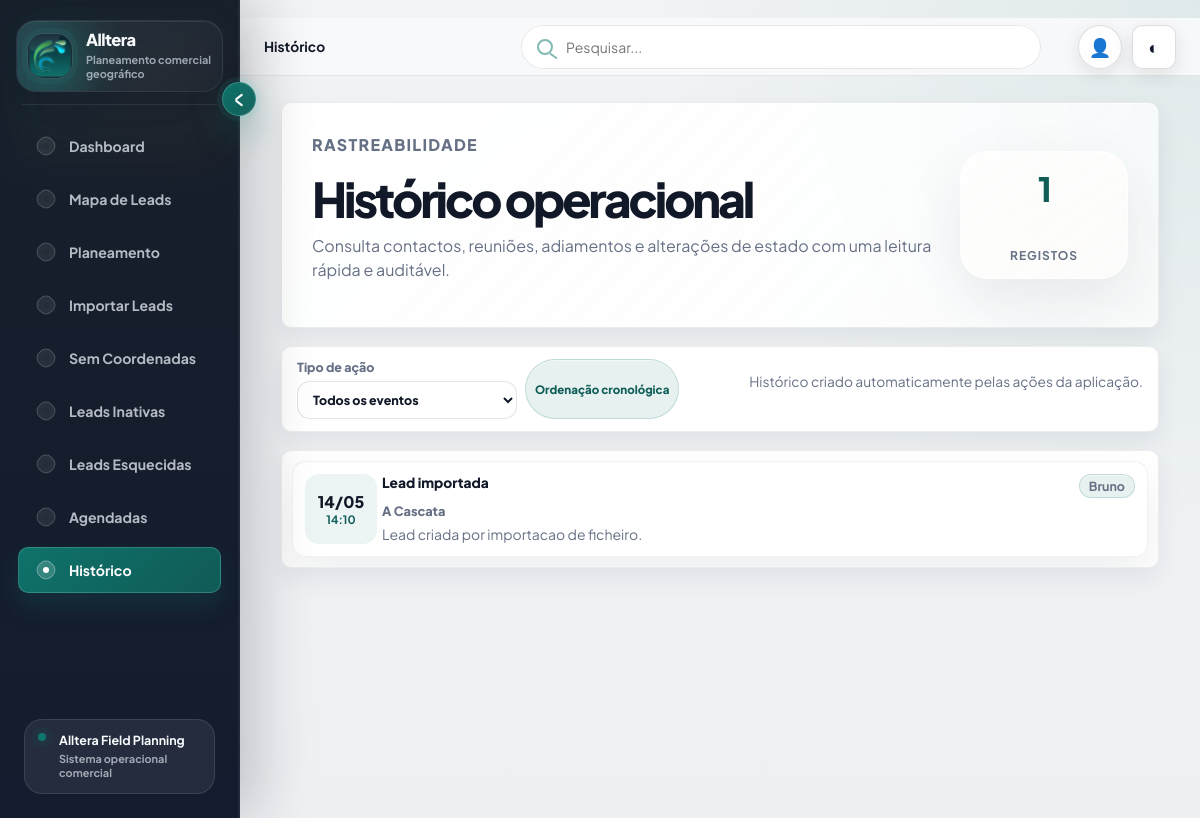
Page /historico?lead_id=66 on the earlier database version.
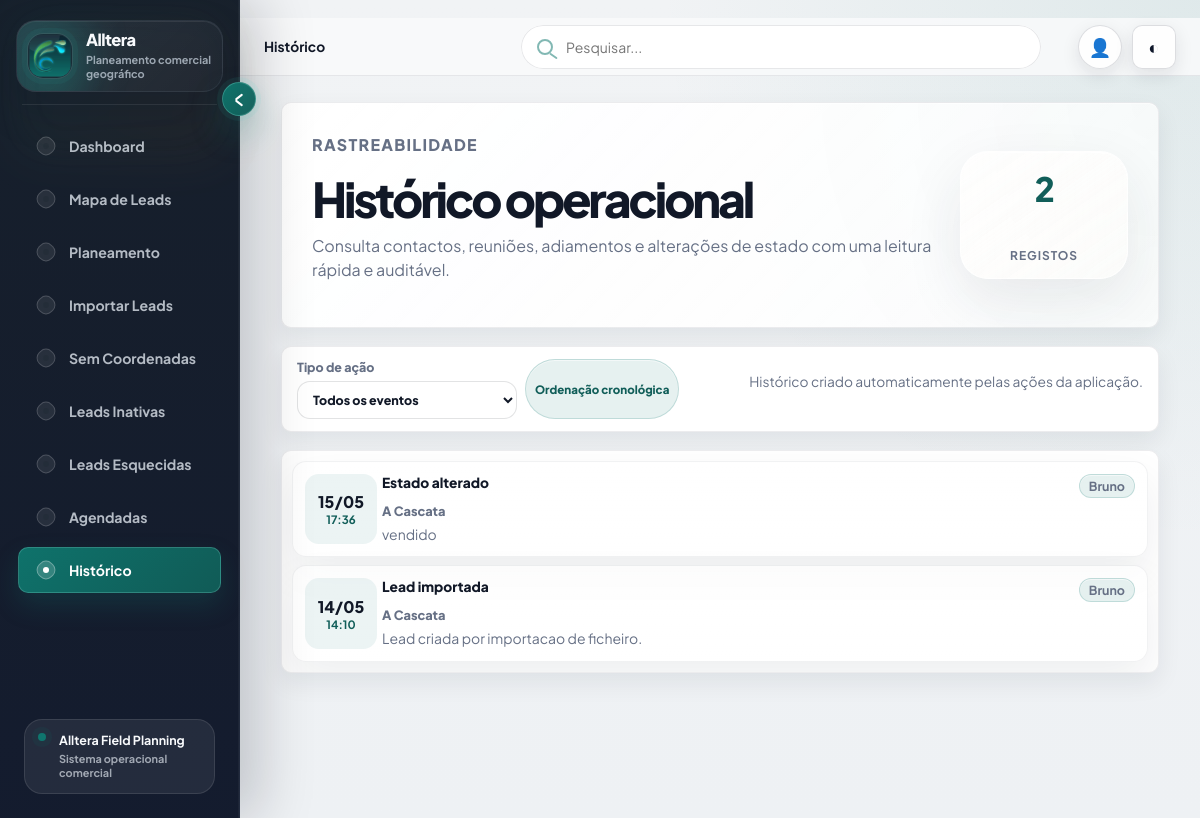
Same page on the later database version.
### PlataformaApoioDecisaoComercial/models.py (models this page shows, shortened)
class HistoricoLead(db.Model):
    id = db.Column(db.Integer, primary_key=True)
    lead_id = db.Column(db.Integer, db.ForeignKey("lead.id"), nullable=False)
    acao = db.Column(db.String(120), nullable=False)
    observacao = db.Column(db.Text, nullable=True)
    comercial_responsavel = db.Column(db.String(80), nullable=True)
    created_at = db.Column(db.DateTime, default=datetime.utcnow)

class Lead(db.Model):
    id = db.Column(db.Integer, primary_key=True)
    nome_cliente = db.Column(db.String(180), nullable=True)
    area_negocio = db.Column(db.String(120), nullable=True)
    cidade = db.Column(db.String(80), nullable=True)
    empresa = db.Column(db.String(180), nullable=True)
    nome_empresa = db.Column(db.String(180), nullable=False)
    tipo_cliente = db.Column(db.String(80), nullable=False)
    morada = db.Column(db.String(220), nullable=True)
    codigo_postal = db.Column(db.String(20), nullable=True)
    localidade = db.Column(db.String(80), nullable=False)
    contacto = db.Column(db.String(120), nullable=True)
    telefone = db.Column(db.String(40), nullable=True)
    email = db.Column(db.String(160), nullable=True)
    categoria = db.Column(db.String(120), nullable=True)
    nif = db.Column(db.String(30), nullable=True)
    observacoes = db.Column(db.Text, nullable=True)
    observacoes_contacto = db.Column(db.Text, nullable=True)
    reuniao_info = db.Column(db.Text, nullable=True)
    classificacao_observacao = db.Column(db.String(80), nullable=True)
    motivo_classificacao = db.Column(db.Text, nullable=True)
    latitude = db.Column(db.Float, nullable=True)
    longitude = db.Column(db.Float, nullable=True)
    estado = db.Column(db.String(40), nullable=False, default="Por contactar")
    estado_lead = db.Column(db.String(40), nullable=True, default="Por contactar")
    prioridade = db.Column(db.String(20), nullable=True, default="Baixa")
    comercial_responsavel = db.Column(db.String(80), nullable=False, default="Flávia")
    data_novo_contacto = db.Column(db.Date, nullable=True)
    data_reuniao = db.Column(db.Date, nullable=True)
    hora_reuniao = db.Column(db.String(10), nullable=True)
    tags = db.Column(db.String(300), nullable=True)
    insight_tags = db.Column(db.String(400), nullable=True)
    insight_note = db.Column(db.Text, nullable=True)
    created_at = db.Column(db.DateTime, default=datetime.utcnow)
    updated_at = db.Column(db.DateTime, default=datetime.utcnow, onupdate=datetime.utcnow)
    historico = db.relationship(
        "HistoricoLead",
        backref="lead",
        cascade="all, delete-orphan",
        order_by="desc(HistoricoLead.created_at)",
    )

### PlataformaApoioDecisaoComercial/app.py (the view)
    @app.route("/historico")
    def historico():
        lead_id = request.args.get("lead_id", type=int)
        query = HistoricoLead.query
        if lead_id:
            query = query.filter_by(lead_id=lead_id)
        entries = query.order_by(HistoricoLead.created_at.desc()).limit(300).all()
        return render_template("historico.html", entries=entries)

### PlataformaApoioDecisaoComercial/app.py (called while the page is built, shortened)
def normalize_lookup(value):
    text = str(value or "").strip().lower()
    text = unicodedata.normalize("NFKD", text)
    return "".join(char for char in text if not unicodedata.combining(char))

def clean_text(value):
    return re.sub(r"\s+", " ", str(value or "").strip())

def is_scheduled_lead(lead):
    if not lead or not lead.data_novo_contacto:
        return False
    state = normalize_legacy_state(lead.estado)
    text = normalize_lookup(" ".join([
        lead.estado or "",
        lead.classificacao_observacao or "",
        lead.observacoes or "",
        lead.observacoes_contacto or "",
        lead.motivo_classificacao or "",
    ]))
    if state in SCHEDULED_STATES:
        return True

def scheduled_bucket(lead, today=None):
    today = today or date.today()
    if not is_scheduled_lead(lead):
        return ""
    if lead.data_novo_contacto < today:
        return "overdue"
    if lead.data_novo_contacto == today:
        return "today"
    if lead.data_novo_contacto <= today + timedelta(days=7):
        return "next7"
    return "future"

def scheduled_leads_context(limit_today=None):
    today = date.today()
    buckets = {"today": [], "overdue": [], "next7": [], "future": []}
    for lead in Lead.query.order_by(Lead.data_novo_contacto.asc(), Lead.nome_empresa.asc()).all():
        bucket = scheduled_bucket(lead, today)
        if bucket:
            buckets[bucket].append(lead)
    today_items = buckets["today"][:limit_today] if limit_today else buckets["today"]
    return {
        "today": today_items,
        "overdue": buckets["overdue"],
        "next7": buckets["next7"],
        "future": buckets["future"],
        "today_count": len(buckets["today"]),
        "overdue_count": len(buckets["overdue"]),
        "badge_count": len(buckets["today"]) + len(buckets["overdue"]),
    }

def normalize_legacy_state(state):
    value = clean_text(state)
    mapping = {
        "Contactado": "Ligar de volta",
        "Reunião marcada": "Já tratado / no CRM",
        "ReuniÃ£o marcada": "Já tratado / no CRM",
        "Cliente existente": "Já tratado / no CRM",
        "Sem interesse definitivo": "Sem interesse",
    }
    return mapping.get(value, value)

### PlataformaApoioDecisaoComercial/templates/historico.html (shortened to what this page needs)
{% extends "base.html" %}
{% block header_title %}Histórico{% endblock %}
{% block content %}
<main class="page-shell history-page">
    <section class="panel import-hero history-hero">
        <div>
            <p class="eyebrow">Rastreabilidade</p>
            <h1>Histórico operacional</h1>
            <p>Consulta contactos, reuniões, adiamentos e alterações de estado com uma leitura rápida e auditável.</p>
        </div>
        <div class="history-hero__meta">
            <span>{{ entries|length }}</span>
            <strong>registos</strong>
        </div>
    </section>
    <section class="panel history-toolbar">
        <div>
            <label class="history-filter-label">Tipo de ação
                <select id="historyActionFilter">
                    <option value="">Todos os eventos</option>
                </select>
            </label>
            <span class="tag tag--soft">Ordenação cronológica</span>
        </div>
        <p class="hint">Histórico criado automaticamente pelas ações da aplicação.</p>
    </section>
    <section class="panel history-panel">
        <div class="history-table">
            {% for entry in entries %}
            <article class="history-entry" data-action-text="{{ entry.acao|lower }}">
                <div class="history-entry__date">
                    <strong>{{ entry.created_at.strftime("%d/%m") }}</strong>
                    <span>{{ entry.created_at.strftime("%H:%M") }}</span>
                </div>
                <div class="history-entry__body">
                    <div class="history-entry__top">
                        <strong>{{ entry.acao }}</strong>
                        <span class="tag action-badge">{{ entry.comercial_responsavel or "Sem comercial" }}</span>
                    </div>
                    <span>{{ entry.lead.nome_empresa }}</span>
                    <p>{{ entry.observacao or "Sem observacao" }}</p>
                </div>
            </article>
            {% else %}
            <p class="empty-state">Ainda nao existem registos de historico.</p>
            {% endfor %}
        </div>
    </section>
</main>
{% endblock %}

### PlataformaApoioDecisaoComercial/templates/base.html (shortened to what this page needs)
﻿<!doctype html>
<html lang="pt">
<head>
    <link rel="stylesheet" href="https://unpkg.com/leaflet@1.9.4/dist/leaflet.css">
    <link rel="stylesheet" href="{{ url_for('static', filename='css/styles.css') }}">
</head>
<body>
    <aside class="sidebar" aria-label="Navegação principal">
        <div class="sidebar__aura" aria-hidden="true"></div>
        <div class="sidebar__brand">
            <div class="sidebar__logo" aria-hidden="true">
                <img src="{{ url_for('static', filename='favicon-main.png') }}" alt="">
            </div>
            <div class="sidebar__brand-text">
                <div class="sidebar__name">Alltera</div>
                <div class="sidebar__subtitle">Planeamento comercial geográfico</div>
            </div>
        </div>
        <div class="sidebar__divider"></div>
        <nav class="sidebar__nav" aria-label="Menu">
            <a class="sidebar__link" data-tooltip="Dashboard" href="{{ url_for('dashboard') }}" {% if request.endpoint == 'dashboard' %}aria-current="page"{% endif %}>
                <span class="sidebar__icon" aria-hidden="true"></span>
                <span>Dashboard</span>
            </a>
            <a class="sidebar__link" data-tooltip="Mapa de Leads" href="{{ url_for('mapa_leads') }}" {% if request.endpoint == 'mapa_leads' %}aria-current="page"{% endif %}>
                <span class="sidebar__icon" aria-hidden="true"></span>
                <span>Mapa de Leads</span>
            </a>
            <a class="sidebar__link" data-tooltip="Planeamento" href="{{ url_for('planeamento') }}" {% if request.endpoint == 'planeamento' %}aria-current="page"{% endif %}>
                <span class="sidebar__icon" aria-hidden="true"></span>
                <span>Planeamento</span>
            </a>
            <a class="sidebar__link" data-tooltip="Importar Leads" href="{{ url_for('importar_leads') }}" {% if request.endpoint == 'importar_leads' %}aria-current="page"{% endif %}>
                <span class="sidebar__icon" aria-hidden="true"></span>
                <span>Importar Leads</span>
            </a>
            <a class="sidebar__link" data-tooltip="Sem Coordenadas" href="{{ url_for('sem_coordenadas') }}" {% if request.endpoint == 'sem_coordenadas' %}aria-current="page"{% endif %}>
                <span class="sidebar__icon" aria-hidden="true"></span>
                <span>Sem Coordenadas</span>
            </a>
            <a class="sidebar__link" data-tooltip="Leads Inativas" href="{{ url_for('leads_inativas') }}" {% if request.endpoint == 'leads_inativas' %}aria-current="page"{% endif %}>
                <span class="sidebar__icon" aria-hidden="true"></span>
                <span>Leads Inativas</span>
            </a>
            <a class="sidebar__link" data-tooltip="Leads Esquecidas" href="{{ url_for('esquecidas') }}" {% if request.endpoint == 'esquecidas' %}aria-current="page"{% endif %}>
                <span class="sidebar__icon" aria-hidden="true"></span>
                <span>Leads Esquecidas</span>
            </a>
            <a class="sidebar__link" data-tooltip="Agendadas" href="{{ url_for('agendadas') }}" {% if request.endpoint == 'agendadas' %}aria-current="page"{% endif %}>
                <span class="sidebar__icon" aria-hidden="true"></span>
                <span>Agendadas</span>
            </a>
            <a class="sidebar__link" data-tooltip="Histórico" href="{{ url_for('historico') }}" {% if request.endpoint == 'historico' %}aria-current="page"{% endif %}>
                <span class="sidebar__icon" aria-hidden="true"></span>
                <span>Histórico</span>
            </a>
        </nav>
        <div class="sidebar__footer" aria-hidden="true">
            <div class="sidebar__mini-card">
                <div class="sidebar__pulse"></div>
                <div>
                    <strong>Alltera Field Planning</strong>
                    <span>Sistema operacional comercial</span>
                </div>
            </div>
        </div>
        <button class="sidebar__collapse" id="sidebarToggle" type="button" aria-label="Recolher menu" aria-expanded="true">
        </button>
    </aside>
    <div class="app-shell">
        <header class="topbar topbar--minimal" aria-label="Barra superior">
            <div class="topbar__title">{% block header_title %}Alltera Lead Planner{% endblock %}</div>
            {% set ep = request.endpoint %}
            {% if ep in ["mapa_leads", "esquecidas", "sem_coordenadas", "agendadas", "historico"] %}
                <div class="global-search" role="search">
                    <input id="globalSearchInput" type="search" placeholder="Pesquisar..." autocomplete="off" aria-label="Pesquisa">
                </div>
            {% endif %}
            <div class="topbar__actions">
                <a class="topbar-icon-button" href="{{ url_for('todas_leads') }}" title="Todas as Leads" aria-label="Todas as Leads" {% if request.endpoint == 'todas_leads' %}aria-current="page"{% endif %}>
                    <span aria-hidden="true">👤</span>
                </a>
                <button class="theme-toggle topbar-icon-button" id="themeToggle" type="button" title="Alternar modo escuro" aria-label="Alternar modo escuro">
                </button>
            </div>
        </header>
        <div class="app-shell__content">
            {% block content %}{% endblock %}
        </div>
    </div>
</body>
</html>

Differences in the rows shown:
added HistoricoLead: created_at "15/05", created_at "17:36", acao "Estado alterado", comercial_responsavel "Bruno", lead.nome_empresa "A Cascata", observacao "vendido"
Other differences:
{{ entries|length }}: "1" → "2"
